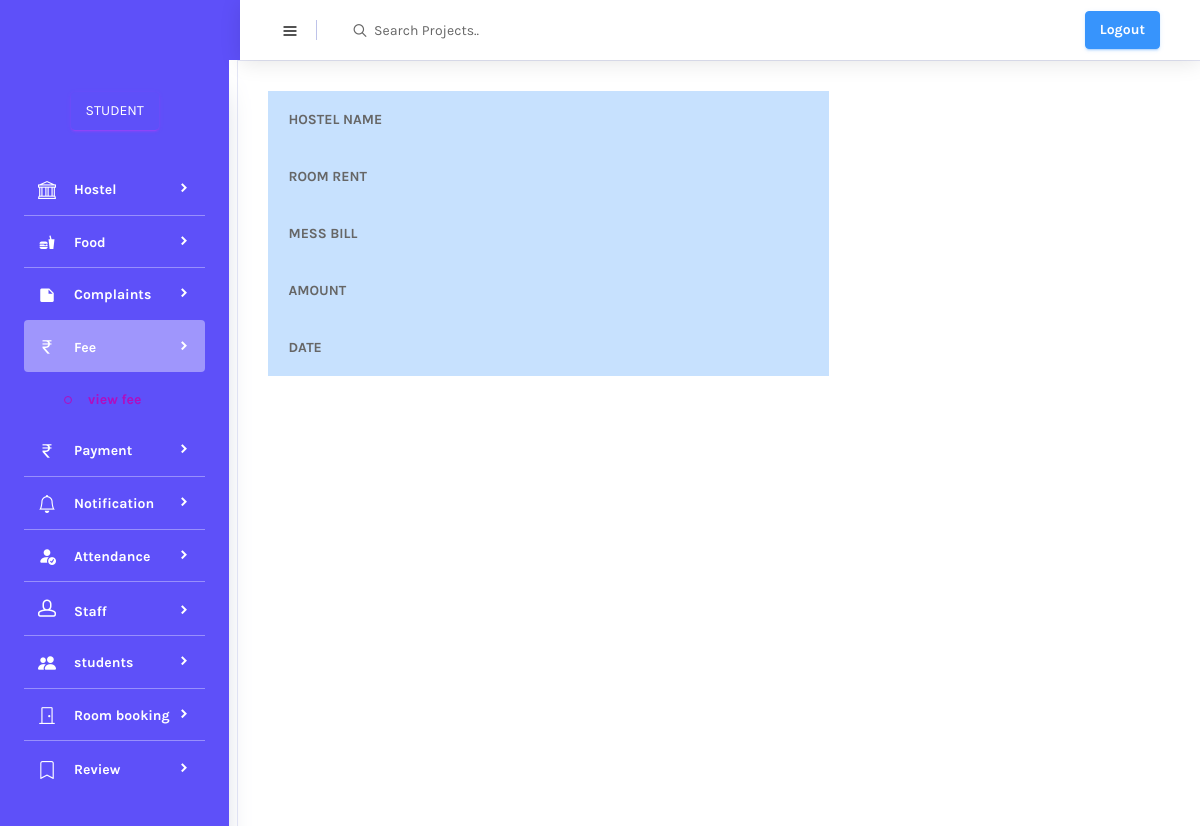
The app's page /fee_view (signed in), older data.
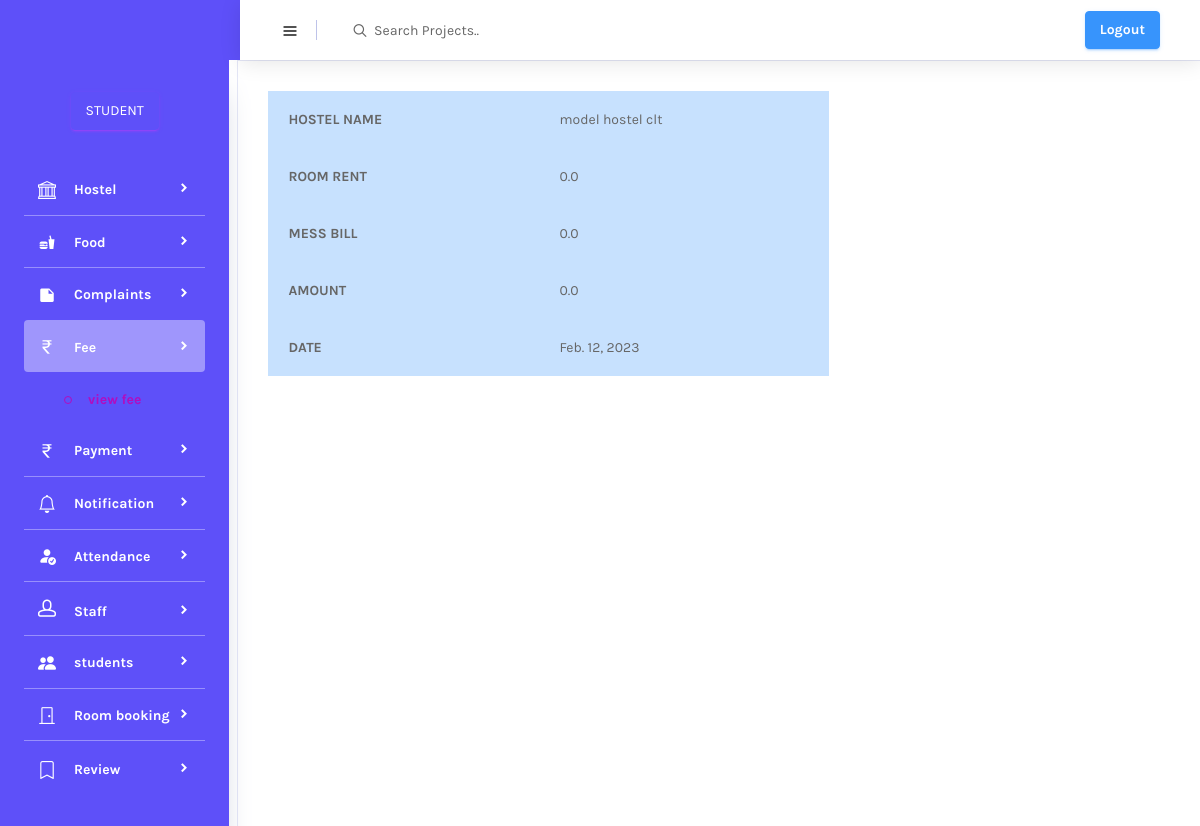
The same page, newer data.
### APP/models.py (models this page shows, shortened)
class Fee(models.Model):
    hostel_name = models.ForeignKey(Hostel,on_delete=models.CASCADE)
    date = models.DateField()
    mess_bill = models.FloatField(default=0)
    room_rent = models.FloatField(default=0)
    amount = models.FloatField(default=0)

class Hostel(models.Model):
    hostel_name = models.CharField(max_length=200)
    location = models.CharField(max_length=200)
    Fee_details = models.CharField(max_length=25)
    total_rooms = models.IntegerField()
    room_facilities = models.CharField(max_length=250)
    contact_number = models.IntegerField()
    hostel_image = models.ImageField(upload_to='image')
    def __str__(self):
        return self.hostel_name

### APP/views.py (the view)
# urls.py: path('fee_view', views.fee_view, name='fee_view'),
@login_required(login_url='mainpage')
def fee_view(request):
    data = Fee.objects.all()
    return render(request,'fee_view_details.html',{'data':data})

### templates/fee_view_details.html (shortened to what this page needs)
{% extends 'student.html' %}
{% load crispy_forms_tags %}
{% block content %}
<head>
</head>
<div class="col-lg-12 grid-margin stretch-card">
              <div class="card" >
                <div class="card-body">
                  <div class="table-responsive">
                    <table class="table-info" style="width:50%;height:50%">
                        <tbody>
                        <tr>
                            <th>HOSTEL NAME</th>
                            {% for i in data %}
                                <td>{{i.hostel_name}}</td>
                            {% endfor %}
                        </tr>
                        <tr>
                            <th>ROOM RENT</th>
                            {% for i in data %}
                                <td>{{i.room_rent}}</td>
                            {% endfor %}
                        </tr>
                        <tr>
                            <th>MESS BILL</th>
                            {% for i in data %}
                                <td>{{i.mess_bill}}</td>
                            {% endfor %}
                        </tr>
                        <tr>
                            <th>AMOUNT</th>
                            {% for i in data %}
                                <td>{{i.amount}}</td>
                            {% endfor %}
                        </tr>
                        <tr>
                            <th>DATE</th>
                            {% for i in data %}
                                <td>{{i.date}}</td>
                            {% endfor %}
                        </tr>
                        </tbody>
                    </table>
                  </div>
                </div>
              </div>
            </div>
{% endblock %}

Row changes from the older to the newer data that the page shows:
added Fee: hostel_name "model hostel clt", room_rent "0.0", mess_bill "0.0", amount "0.0", date "Feb. 12, 2023"
